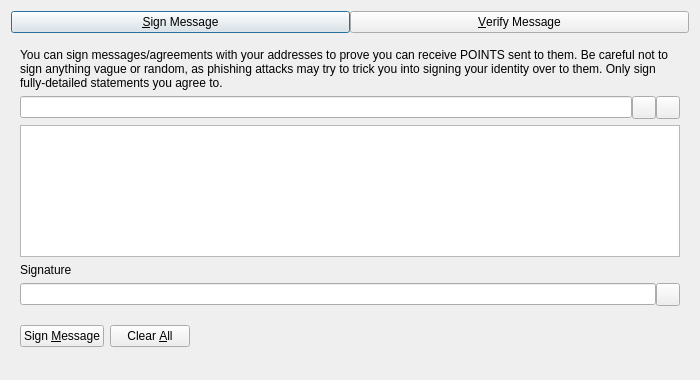
<?xml version="1.0" encoding="UTF-8"?>
<ui version="4.0">
 <class>SignVerifyMessageDialog</class>
 <widget class="QDialog" name="SignVerifyMessageDialog">
  <property name="geometry">
   <rect>
    <x>0</x>
    <y>0</y>
    <width>700</width>
    <height>380</height>
   </rect>
  </property>
  <property name="windowTitle">
   <string>Signatures - Sign / Verify a Message</string>
  </property>
  <property name="modal">
   <bool>true</bool>
  </property>
  <layout class="QVBoxLayout" name="verticalLayout">
   <item>
    <layout class="QHBoxLayout" name="horizontalLayout_Buttons_2">
     <property name="spacing">
      <number>0</number>
     </property>
     <property name="topMargin">
      <number>0</number>
     </property>
     <item>
      <widget class="QPushButton" name="btnSignMessage">
       <property name="text">
        <string>&amp;Sign Message</string>
       </property>
       <property name="checkable">
        <bool>true</bool>
       </property>
      </widget>
     </item>
     <item>
      <widget class="QPushButton" name="btnVerifyMessage">
       <property name="text">
        <string>&amp;Verify Message</string>
       </property>
       <property name="checkable">
        <bool>true</bool>
       </property>
      </widget>
     </item>
    </layout>
   </item>
   <item>
    <widget class="QStackedWidget" name="stackedWidgetSig">
     <property name="minimumSize">
      <size>
       <width>0</width>
       <height>0</height>
      </size>
     </property>
     <property name="currentIndex">
      <number>0</number>
     </property>
     <widget class="QWidget" name="pageSignMessage">
      <layout class="QVBoxLayout" name="verticalLayout_SM">
       <item>
        <widget class="QLabel" name="infoLabel_SM">
         <property name="text">
          <string>You can sign messages/agreements with your addresses to prove you can receive POINTS sent to them. Be careful not to sign anything vague or random, as phishing attacks may try to trick you into signing your identity over to them. Only sign fully-detailed statements you agree to.</string>
         </property>
         <property name="textFormat">
          <enum>Qt::PlainText</enum>
         </property>
         <property name="wordWrap">
          <bool>true</bool>
         </property>
        </widget>
       </item>
       <item>
        <layout class="QHBoxLayout" name="horizontalLayout_1_SM">
         <property name="spacing">
          <number>0</number>
         </property>
         <item>
          <widget class="QValidatedLineEdit" name="addressIn_SM">
           <property name="toolTip">
            <string>The POINTS address to sign the message with</string>
           </property>
          </widget>
         </item>
         <item>
          <widget class="QToolButton" name="addressBookButton_SM">
           <property name="toolTip">
            <string>Choose previously used address</string>
           </property>
           <property name="text">
            <string/>
           </property>
           <property name="shortcut">
            <string>Alt+A</string>
           </property>
          </widget>
         </item>
         <item>
          <widget class="QToolButton" name="pasteButton_SM">
           <property name="toolTip">
            <string>Paste address from clipboard</string>
           </property>
           <property name="text">
            <string/>
           </property>
           <property name="shortcut">
            <string>Alt+P</string>
           </property>
          </widget>
         </item>
        </layout>
       </item>
       <item>
        <widget class="QPlainTextEdit" name="messageIn_SM">
         <property name="toolTip">
          <string>Enter the message you want to sign here</string>
         </property>
        </widget>
       </item>
       <item>
        <widget class="QLabel" name="signatureLabel_SM">
         <property name="text">
          <string>Signature</string>
         </property>
         <property name="textFormat">
          <enum>Qt::PlainText</enum>
         </property>
        </widget>
       </item>
       <item>
        <layout class="QHBoxLayout" name="horizontalLayout_2_SM">
         <property name="spacing">
          <number>0</number>
         </property>
         <item>
          <widget class="QLineEdit" name="signatureOut_SM">
           <property name="readOnly">
            <bool>true</bool>
           </property>
          </widget>
         </item>
         <item>
          <widget class="QToolButton" name="copySignatureButton_SM">
           <property name="toolTip">
            <string>Copy the current signature to the system clipboard</string>
           </property>
           <property name="text">
            <string/>
           </property>
          </widget>
         </item>
        </layout>
       </item>
       <item>
        <layout class="QHBoxLayout" name="horizontalLayout_3_SM">
         <item>
          <widget class="QPushButton" name="signMessageButton_SM">
           <property name="toolTip">
            <string>Sign the message to prove you own this POINTS address</string>
           </property>
           <property name="text">
            <string>Sign &amp;Message</string>
           </property>
           <property name="autoDefault">
            <bool>false</bool>
           </property>
          </widget>
         </item>
         <item>
          <widget class="QPushButton" name="clearButton_SM">
           <property name="toolTip">
            <string>Reset all sign message fields</string>
           </property>
           <property name="text">
            <string>Clear &amp;All</string>
           </property>
           <property name="autoDefault">
            <bool>false</bool>
           </property>
          </widget>
         </item>
         <item>
          <spacer name="horizontalSpacer_1_SM">
           <property name="orientation">
            <enum>Qt::Horizontal</enum>
           </property>
           <property name="sizeHint" stdset="0">
            <size>
             <width>40</width>
             <height>48</height>
            </size>
           </property>
          </spacer>
         </item>
         <item>
          <widget class="QLabel" name="statusLabel_SM">
           <property name="text">
            <string/>
           </property>
           <property name="wordWrap">
            <bool>true</bool>
           </property>
          </widget>
         </item>
         <item>
          <spacer name="horizontalSpacer_2_SM">
           <property name="orientation">
            <enum>Qt::Horizontal</enum>
           </property>
           <property name="sizeHint" stdset="0">
            <size>
             <width>40</width>
             <height>48</height>
            </size>
           </property>
          </spacer>
         </item>
        </layout>
       </item>
      </layout>
     </widget>
     <widget class="QWidget" name="pageVerifyMessage">
      <layout class="QVBoxLayout" name="verticalLayout_VM">
       <item>
        <widget class="QLabel" name="infoLabel_VM">
         <property name="text">
          <string>Enter the receiver's address, message (ensure you copy line breaks, spaces, tabs, etc. exactly) and signature below to verify the message. Be careful not to read more into the signature than what is in the signed message itself, to avoid being tricked by a man-in-the-middle attack. Note that this only proves the signing party receives with the address, it cannot prove sendership of any transaction!</string>
         </property>
         <property name="textFormat">
          <enum>Qt::PlainText</enum>
         </property>
         <property name="alignment">
          <set>Qt::AlignLeading|Qt::AlignLeft|Qt::AlignTop</set>
         </property>
         <property name="wordWrap">
          <bool>true</bool>
         </property>
        </widget>
       </item>
       <item>
        <layout class="QHBoxLayout" name="horizontalLayout_1_VM">
         <property name="spacing">
          <number>0</number>
         </property>
         <item>
          <widget class="QValidatedLineEdit" name="addressIn_VM">
           <property name="toolTip">
            <string>The POINTS address the message was signed with</string>
           </property>
          </widget>
         </item>
         <item>
          <widget class="QToolButton" name="addressBookButton_VM">
           <property name="toolTip">
            <string>Choose previously used address</string>
           </property>
           <property name="text">
            <string/>
           </property>
           <property name="shortcut">
            <string>Alt+A</string>
           </property>
          </widget>
         </item>
        </layout>
       </item>
       <item>
        <widget class="QPlainTextEdit" name="messageIn_VM"/>
       </item>
       <item>
        <widget class="QValidatedLineEdit" name="signatureIn_VM"/>
       </item>
       <item>
        <layout class="QHBoxLayout" name="horizontalLayout_2_VM">
         <item>
          <widget class="QPushButton" name="verifyMessageButton_VM">
           <property name="toolTip">
            <string>Verify the message to ensure it was signed with the specified POINTS address</string>
           </property>
           <property name="text">
            <string>Verify &amp;Message</string>
           </property>
           <property name="autoDefault">
            <bool>false</bool>
           </property>
          </widget>
         </item>
         <item>
          <widget class="QPushButton" name="clearButton_VM">
           <property name="toolTip">
            <string>Reset all verify message fields</string>
           </property>
           <property name="text">
            <string>Clear &amp;All</string>
           </property>
           <property name="autoDefault">
            <bool>false</bool>
           </property>
          </widget>
         </item>
         <item>
          <spacer name="horizontalSpacer_1_VM">
           <property name="orientation">
            <enum>Qt::Horizontal</enum>
           </property>
           <property name="sizeHint" stdset="0">
            <size>
             <width>40</width>
             <height>48</height>
            </size>
           </property>
          </spacer>
         </item>
         <item>
          <widget class="QLabel" name="statusLabel_VM">
           <property name="text">
            <string/>
           </property>
           <property name="wordWrap">
            <bool>true</bool>
           </property>
          </widget>
         </item>
         <item>
          <spacer name="horizontalSpacer_2_VM">
           <property name="orientation">
            <enum>Qt::Horizontal</enum>
           </property>
           <property name="sizeHint" stdset="0">
            <size>
             <width>40</width>
             <height>48</height>
            </size>
           </property>
          </spacer>
         </item>
        </layout>
       </item>
      </layout>
     </widget>
    </widget>
   </item>
  </layout>
 </widget>
 <customwidgets>
  <customwidget>
   <class>QValidatedLineEdit</class>
   <extends>QLineEdit</extends>
   <header>qt/qvalidatedlineedit.h</header>
  </customwidget>
 </customwidgets>
 <resources>
  <include location="../points.qrc"/>
 </resources>
 <connections/>
</ui>
